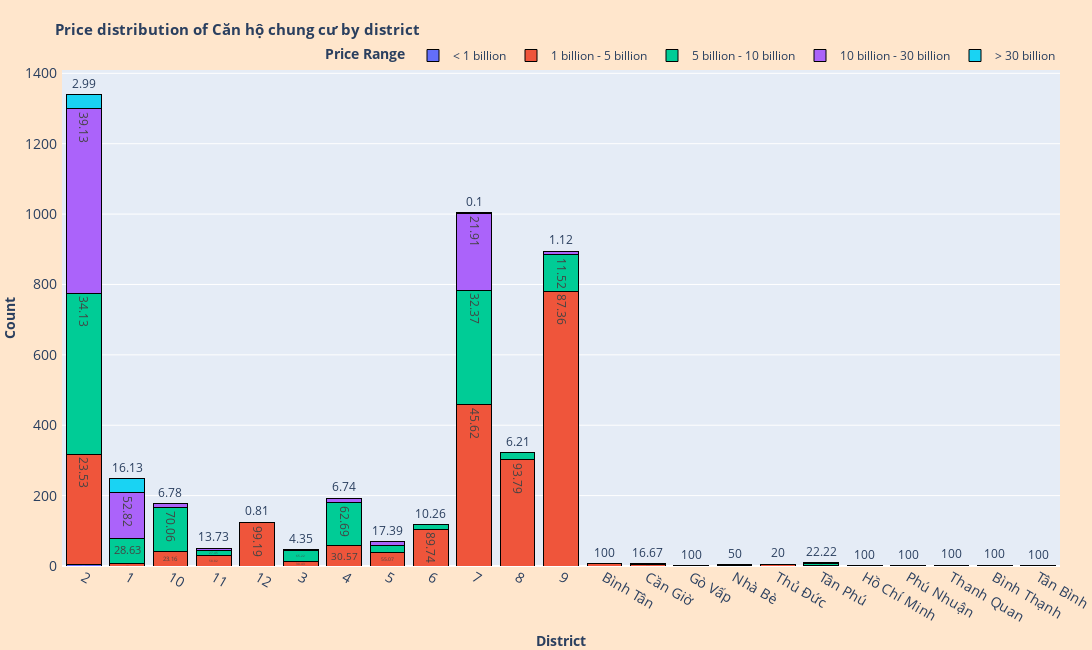

The notebook cell this image was saved under:
### Markdown cell above
Nhìn vào biểu đồ giá trung bình của `Căn hộ chung cư` theo quận, có thể rút ra một số nhận xét sau:

- Hầu hết các quận đều có giá trung bình dưới `6 tỷ`, cho thấy giá căn hộ chung cư tại TP.HCM khá dễ tiếp cận so với các loại bất động sản khác.
- `Hóc Môn` là quận có giá trung bình rẻ nhất cho căn hộ chung cư.
- `Quận 1` có giá trung bình căn hộ cao vượt trội, gần gấp đôi các quận còn lại, phản ánh vị trí trung tâm và giá trị thương mại cao.
- Các quận như `Quận 2`, `Quận 7`, `Bình Thạnh` cũng có giá trung bình cao hơn mặt bằng chung, phù hợp với phân khúc căn hộ cao cấp hoặc có nhiều dự án mới.
- Nhìn chung, nếu muốn tìm căn hộ chung cư giá rẻ, nên ưu tiên các quận vùng ven như `Hóc Môn`, `Quận 12`, `Bình Tân`. Nếu muốn nhiều lựa chọn đa dạng về phân khúc, có thể cân nhắc `Quận 2`, `Quận 7`, `Bình Thạnh`.

### Code cell
Price_distribution_of_type('Căn hộ chung cư')

### Figure 1 — Plotly figure (JSON) as saved in the notebook; plotly's stock layout.template omitted (floating-point values rounded to 4 significant figures)
{"data": [{"alignmentgroup": "True", "hovertemplate": "<b>%{text}</b> (%) of <b>Căn hộ chung cư</b> in %{x} have price in range <b>%{fullData.name}</b>", "legendgroup": "< 1 billion", "marker": {"color": "#636efa", "line": {"color": "black", "width": 1}, "pattern": {"shape": ""}}, "name": "< 1 billion", "offsetgroup": "< 1 billion", "orientation": "v", "showlegend": true, "text": [0.22], "textposition": "auto", "type": "bar", "x": ["2"], "xaxis": "x", "y": [3], "yaxis": "y"}, {"alignmentgroup": "True", "hovertemplate": "<b>%{text}</b> (%) of <b>Căn hộ chung cư</b> in %{x} have price in range <b>%{fullData.name}</b>", "legendgroup": "1 billion - 5 billion", "marker": {"color": "#EF553B", "line": {"color": "black", "width": 1}, "pattern": {"shape": ""}}, "name": "1 billion - 5 billion", "offsetgroup": "1 billion - 5 billion", "orientation": "v", "showlegend": true, "text": [2.42, 23.16, 58.82, 99.19, 23.53, 30.43, 30.57, 55.07, 89.74, 45.62, 93.79, 87.36, 100, 83.33, 100, 50, 80, 22.22], "textposition": "auto", "type": "bar", "x": ["1", "10", "11", "12", "2", "3", "4", "5", "6", "7", "8", "9", "Bình Tân", "Cần Giờ", "Gò Vấp", "Nhà Bè", "Thủ Đức", "Tân Phú"], "xaxis": "x", "y": [6, 41, 30, 123, 315, 14, 59, 38, 105, 458, 302, 781, 6, 5, 1, 2, 4, 2], "yaxis": "y"}, {"alignmentgroup": "True", "hovertemplate": "<b>%{text}</b> (%) of <b>Căn hộ chung cư</b> in %{x} have price in range <b>%{fullData.name}</b>", "legendgroup": "5 billion - 10 billion", "marker": {"color": "#00cc96", "line": {"color": "black", "width": 1}, "pattern": {"shape": ""}}, "name": "5 billion - 10 billion", "offsetgroup": "5 billion - 10 billion", "orientation": "v", "showlegend": true, "text": [28.63, 70.06, 27.45, 0.81, 34.13, 65.22, 62.69, 27.54, 10.26, 32.37, 6.21, 11.52, 16.67, 100, 50, 100, 100, 20, 55.56], "textposition": "auto", "type": "bar", "x": ["1", "10", "11", "12", "2", "3", "4", "5", "6", "7", "8", "9", "Cần Giờ", "Hồ Chí Minh", "Nhà Bè", "Phú Nhuận", "Thanh Quan", "Thủ Đức", "Tân Phú"], "xaxis": "x", "y": [71, 124, 14, 1, 457, 30, 121, 19, 12, 325, 20, 103, 1, 1, 2, 1, 2, 1, 5], "yaxis": "y"}, {"alignmentgroup": "True", "hovertemplate": "<b>%{text}</b> (%) of <b>Căn hộ chung cư</b> in %{x} have price in range <b>%{fullData.name}</b>", "legendgroup": "10 billion - 30 billion", "marker": {"color": "#ab63fa", "line": {"color": "black", "width": 1}, "pattern": {"shape": ""}}, "name": "10 billion - 30 billion", "offsetgroup": "10 billion - 30 billion", "orientation": "v", "showlegend": true, "text": [52.82, 6.78, 13.73, 39.13, 4.35, 6.74, 17.39, 21.91, 1.12, 100, 100, 22.22], "textposition": "auto", "type": "bar", "x": ["1", "10", "11", "2", "3", "4", "5", "7", "9", "Bình Thạnh", "Tân Bình", "Tân Phú"], "xaxis": "x", "y": [131, 12, 7, 524, 2, 13, 12, 220, 10, 2, 1, 2], "yaxis": "y"}, {"alignmentgroup": "True", "hovertemplate": "<b>%{text}</b> (%) of <b>Căn hộ chung cư</b> in %{x} have price in range <b>%{fullData.name}</b>", "legendgroup": "> 30 billion", "marker": {"color": "#19d3f3", "line": {"color": "black", "width": 1}, "pattern": {"shape": ""}}, "name": "> 30 billion", "offsetgroup": "> 30 billion", "orientation": "v", "showlegend": true, "text": [16.13, 2.99, 0.1], "textposition": "auto", "type": "bar", "x": ["1", "2", "7"], "xaxis": "x", "y": [40, 40, 1], "yaxis": "y"}], "layout": {"barmode": "stack", "height": 650, "legend": {"orientation": "h", "title": {"text": "<b>Price Range</b>"}, "tracegroupgap": 0, "x": 1, "xanchor": "right", "y": 1, "yanchor": "bottom"}, "margin": {"b": 0, "l": 20, "r": 30, "t": 70}, "paper_bgcolor": "#ffe6cc", "title": {"font": {"size": 15}, "text": "<b>Price distribution of Căn hộ chung cư by district</b>"}, "width": 1100, "xaxis": {"anchor": "y", "domain": [0, 1], "tickfont": {"size": 14}, "title": {"text": "<b>District</b>"}}, "yaxis": {"anchor": "x", "domain": [0, 1], "tickfont": {"size": 14}, "ticksuffix": " ", "title": {"text": "<b>Count</b>"}}}}
